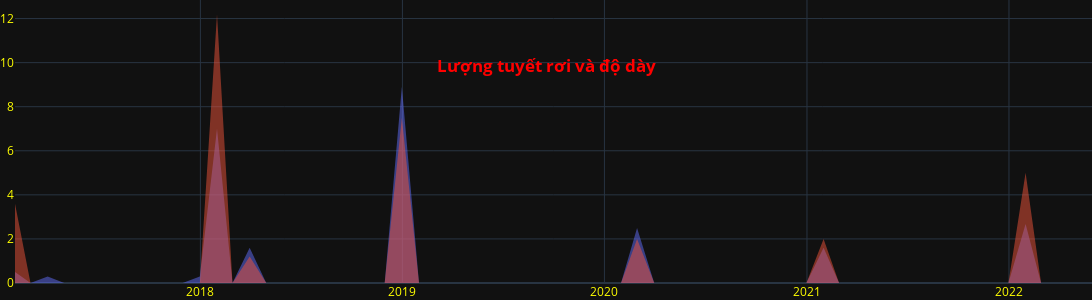

The notebook cell saved with this chart:
### Markdown cell above
## Tuyết thường rơi vào tháng nào trong năm và năm nào có lượng tuyết rơi nhiều nhất ?

### Code cell
fig = go.Figure()
m = df.resample('M').sum()
fig.add_trace(go.Scatter(x=m.index, y=m.snow, fill='tozeroy', mode='none',
                        name = 'Lượng tuyết rơi'))
fig.add_trace(go.Scatter(x=m.index, y=m.snwd, fill='tozeroy', mode='none',
                        name = 'Độ dày tuyết'))

fig.update_layout(
    barmode='overlay',
    title={
        'text': f'<b>Lượng tuyết rơi và độ dày</b>',
        'y':0.8,
        'x':0.5,
        'xanchor': 'center',
        'yanchor': 'top'},
    title_font_color="red",
    font_color="yellow",
    hovermode="x unified",
    hoverlabel=dict(
        bgcolor="gray",
        font_size=16,
        font_family="Rockwell"),
    showlegend = False
)
fig.update_layout(yaxis_title=None, xaxis_title=None, margin=dict(l=0, r=0, t=0, b=0),
    height=300, width=1960)
fig.show()

### Figure 1 — Plotly figure (JSON) as saved in the notebook; plotly's stock layout.template omitted (floating-point values rounded to 4 significant figures)
{"data": [{"fill": "tozeroy", "mode": "none", "name": "Lượng tuyết rơi", "type": "scatter", "x": ["2017-01-31T00:00:00", "2017-02-28T00:00:00", "2017-03-31T00:00:00", "2017-04-30T00:00:00", "2017-05-31T00:00:00", "2017-06-30T00:00:00", "2017-07-31T00:00:00", "2017-08-31T00:00:00", "2017-09-30T00:00:00", "2017-10-31T00:00:00", "2017-11-30T00:00:00", "2017-12-31T00:00:00", "2018-01-31T00:00:00", "2018-02-28T00:00:00", "2018-03-31T00:00:00", "2018-04-30T00:00:00", "2018-05-31T00:00:00", "2018-06-30T00:00:00", "2018-07-31T00:00:00", "2018-08-31T00:00:00", "2018-09-30T00:00:00", "2018-10-31T00:00:00", "2018-11-30T00:00:00", "2018-12-31T00:00:00", "2019-01-31T00:00:00", "2019-02-28T00:00:00", "2019-03-31T00:00:00", "2019-04-30T00:00:00", "2019-05-31T00:00:00", "2019-06-30T00:00:00", "2019-07-31T00:00:00", "2019-08-31T00:00:00", "2019-09-30T00:00:00", "2019-10-31T00:00:00", "2019-11-30T00:00:00", "2019-12-31T00:00:00", "2020-01-31T00:00:00", "2020-02-29T00:00:00", "2020-03-31T00:00:00", "2020-04-30T00:00:00", "2020-05-31T00:00:00", "2020-06-30T00:00:00", "2020-07-31T00:00:00", "2020-08-31T00:00:00", "2020-09-30T00:00:00", "2020-10-31T00:00:00", "2020-11-30T00:00:00", "2020-12-31T00:00:00", "2021-01-31T00:00:00", "2021-02-28T00:00:00", "2021-03-31T00:00:00", "2021-04-30T00:00:00", "2021-05-31T00:00:00", "2021-06-30T00:00:00", "2021-07-31T00:00:00", "2021-08-31T00:00:00", "2021-09-30T00:00:00", "2021-10-31T00:00:00", "2021-11-30T00:00:00", "2021-12-31T00:00:00", "2022-01-31T00:00:00", "2022-02-28T00:00:00", "2022-03-31T00:00:00", "2022-04-30T00:00:00", "2022-05-31T00:00:00"], "y": [0.5, 0, 0.3, 0, 0, 0, 0, 0, 0, 0, 0, 0.3, 7.0, 0, 1.6, 0, 0, 0, 0, 0, 0, 0, 0, 8.9, 0, 0, 0, 0, 0, 0, 0, 0, 0, 0, 0, 0, 0, 2.5, 0, 0, 0, 0, 0, 0, 0, 0, 0, 0, 1.6, 0, 0, 0, 0, 0, 0, 0, 0, 0, 0, 0, 2.68, 0, 0, 0, 0]}, {"fill": "tozeroy", "mode": "none", "name": "Độ dày tuyết", "type": "scatter", "x": ["2017-01-31T00:00:00", "2017-02-28T00:00:00", "2017-03-31T00:00:00", "2017-04-30T00:00:00", "2017-05-31T00:00:00", "2017-06-30T00:00:00", "2017-07-31T00:00:00", "2017-08-31T00:00:00", "2017-09-30T00:00:00", "2017-10-31T00:00:00", "2017-11-30T00:00:00", "2017-12-31T00:00:00", "2018-01-31T00:00:00", "2018-02-28T00:00:00", "2018-03-31T00:00:00", "2018-04-30T00:00:00", "2018-05-31T00:00:00", "2018-06-30T00:00:00", "2018-07-31T00:00:00", "2018-08-31T00:00:00", "2018-09-30T00:00:00", "2018-10-31T00:00:00", "2018-11-30T00:00:00", "2018-12-31T00:00:00", "2019-01-31T00:00:00", "2019-02-28T00:00:00", "2019-03-31T00:00:00", "2019-04-30T00:00:00", "2019-05-31T00:00:00", "2019-06-30T00:00:00", "2019-07-31T00:00:00", "2019-08-31T00:00:00", "2019-09-30T00:00:00", "2019-10-31T00:00:00", "2019-11-30T00:00:00", "2019-12-31T00:00:00", "2020-01-31T00:00:00", "2020-02-29T00:00:00", "2020-03-31T00:00:00", "2020-04-30T00:00:00", "2020-05-31T00:00:00", "2020-06-30T00:00:00", "2020-07-31T00:00:00", "2020-08-31T00:00:00", "2020-09-30T00:00:00", "2020-10-31T00:00:00", "2020-11-30T00:00:00", "2020-12-31T00:00:00", "2021-01-31T00:00:00", "2021-02-28T00:00:00", "2021-03-31T00:00:00", "2021-04-30T00:00:00", "2021-05-31T00:00:00", "2021-06-30T00:00:00", "2021-07-31T00:00:00", "2021-08-31T00:00:00", "2021-09-30T00:00:00", "2021-10-31T00:00:00", "2021-11-30T00:00:00", "2021-12-31T00:00:00", "2022-01-31T00:00:00", "2022-02-28T00:00:00", "2022-03-31T00:00:00", "2022-04-30T00:00:00", "2022-05-31T00:00:00"], "y": [3.6, 0, 0, 0, 0, 0, 0, 0, 0, 0, 0, 0, 12.2, 0, 1.2, 0, 0, 0, 0, 0, 0, 0, 0, 7.5, 0, 0, 0, 0, 0, 0, 0, 0, 0, 0, 0, 0, 0, 2, 0, 0, 0, 0, 0, 0, 0, 0, 0, 0, 2, 0, 0, 0, 0, 0, 0, 0, 0, 0, 0, 0, 5, 0, 0, 0, 0]}], "layout": {"barmode": "overlay", "font": {"color": "yellow"}, "height": 300, "hoverlabel": {"bgcolor": "gray", "font": {"family": "Rockwell", "size": 16}}, "hovermode": "x unified", "margin": {"b": 0, "l": 0, "r": 0, "t": 0}, "showlegend": false, "title": {"font": {"color": "red"}, "text": "<b>Lượng tuyết rơi và độ dày</b>", "x": 0.5, "xanchor": "center", "y": 0.8, "yanchor": "top"}, "width": 1960, "xaxis": {"autorange": true, "range": ["2017-01-31", "2022-05-31"], "title": {}, "type": "date"}, "yaxis": {"autorange": true, "range": [0, 12.84], "title": {}, "type": "linear"}}}
